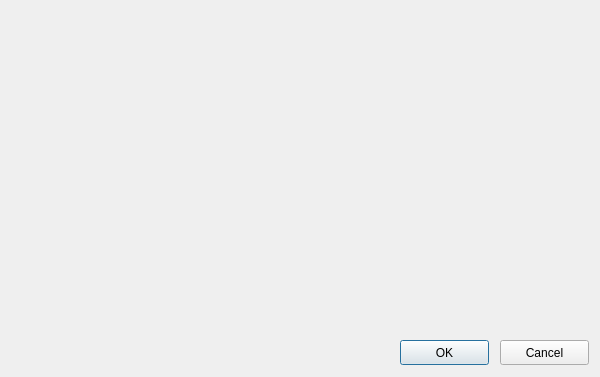
<?xml version="1.0" encoding="UTF-8"?>
<ui version="4.0">
 <class>pyIVLSpluginloader</class>
 <widget class="QDialog" name="pyIVLSpluginloader">
  <property name="windowModality">
   <enum>Qt::WindowModal</enum>
  </property>
  <property name="enabled">
   <bool>true</bool>
  </property>
  <property name="geometry">
   <rect>
    <x>0</x>
    <y>0</y>
    <width>600</width>
    <height>377</height>
   </rect>
  </property>
  <property name="sizePolicy">
   <sizepolicy hsizetype="Fixed" vsizetype="Fixed">
    <horstretch>0</horstretch>
    <verstretch>0</verstretch>
   </sizepolicy>
  </property>
  <property name="windowTitle">
   <string>pyIVLS plugin loader</string>
  </property>
  <widget class="QPushButton" name="OKButton">
   <property name="enabled">
    <bool>true</bool>
   </property>
   <property name="geometry">
    <rect>
     <x>400</x>
     <y>340</y>
     <width>89</width>
     <height>25</height>
    </rect>
   </property>
   <property name="text">
    <string>OK</string>
   </property>
  </widget>
  <widget class="QPushButton" name="cancelButton">
   <property name="geometry">
    <rect>
     <x>500</x>
     <y>340</y>
     <width>89</width>
     <height>25</height>
    </rect>
   </property>
   <property name="text">
    <string>Cancel</string>
   </property>
  </widget>
 </widget>
 <resources/>
 <connections/>
</ui>
